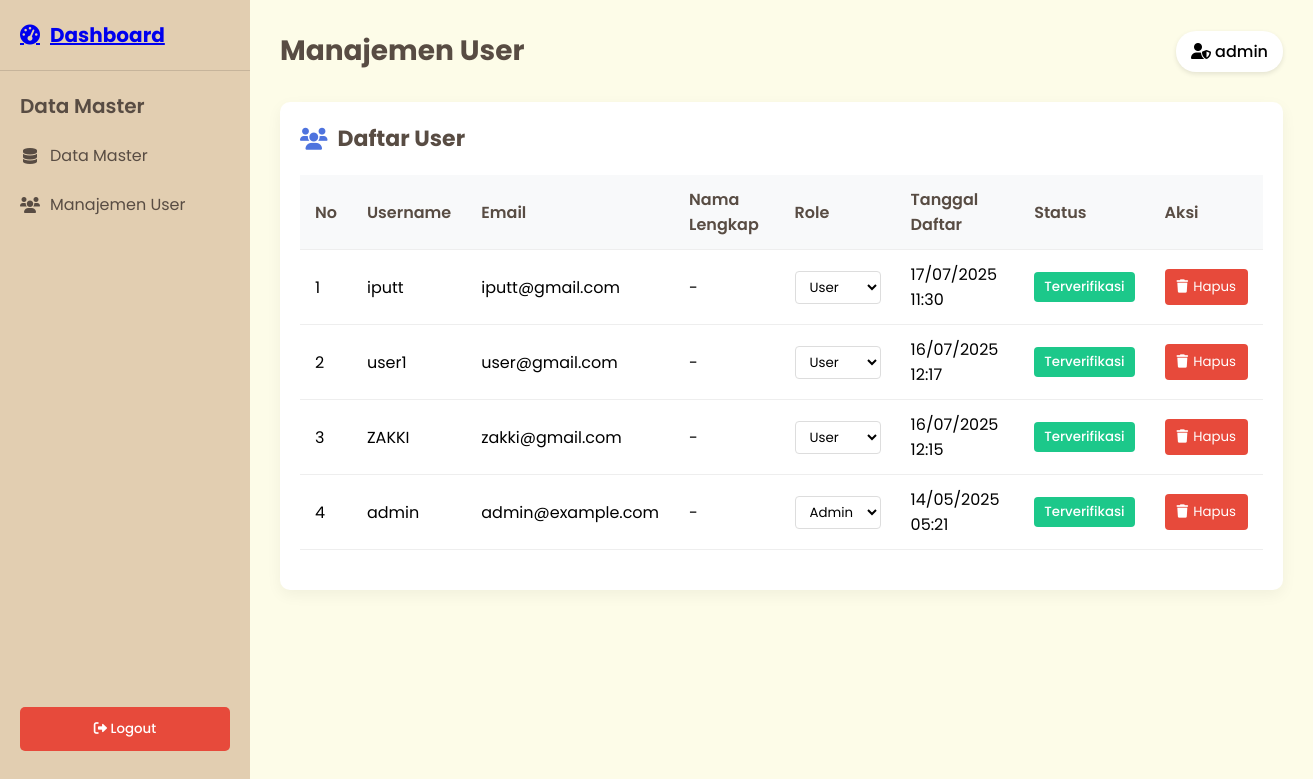
The page /flower_shop/admin/users.php (signed in) on the database its author committed.
### tables this page shows
CREATE TABLE `users` (
  `id` int(11) NOT NULL,
  `username` varchar(50) NOT NULL,
  `password` varchar(255) NOT NULL,
  `email` varchar(100) NOT NULL,
  `full_name` varchar(100) DEFAULT NULL,
  `profile_picture` varchar(255) DEFAULT NULL,
  `created_at` timestamp NOT NULL DEFAULT current_timestamp(),
  `updated_at` timestamp NOT NULL DEFAULT current_timestamp() ON UPDATE current_timestamp(),
  `role` enum('user','admin') DEFAULT 'user',
  `is_verified` tinyint(1) DEFAULT 0
);

### flower_shop/admin/users.php (the view, shortened to what this page needs)
<?php
require __DIR__.'/../config/database.php';
try {
    $stmt = $pdo->query("SELECT id, username, email, full_name, role, created_at, is_verified FROM users ORDER BY created_at DESC");
    $users = $stmt->fetchAll(PDO::FETCH_ASSOC);
} catch (PDOException $e) {
    $error = "Gagal mengambil data user: " . $e->getMessage();
    $users = [];
}
?>
<!DOCTYPE html>
<html lang="en">
<head>
    <link rel="stylesheet" href="https://cdnjs.cloudflare.com/ajax/libs/font-awesome/6.0.0/css/all.min.css">
    <link rel="stylesheet" href="../assets/css/admin.css">
</head>
<body>
    <div class="sidebar">
    <div class="sidebar-header">
        <a href="dashboard.php" class="dashboard-link">
            <h2><i class="fas fa-tachometer-alt"></i> <span>Dashboard</span></h2>
        </a>
    </div>
        <div class="sidebar-menu">
            <div class="menu-title">Data Master</div>
            <div class="menu-item" onclick="toggleSubmenu('data-master')">
                <i class="fas fa-database"></i> <span>Data Master</span>
            </div>
            <div class="menu-item active">
                <i class="fas fa-users"></i> <span>Manajemen User</span>
            </div>
            <button class="logout-btn" onclick="window.location.href='logout.php'">
                <i class="fas fa-sign-out-alt"></i> <span>Logout</span>
            </button>
        </div>
    </div>
    <div class="main-content">
        <div class="header">
            <h1>Manajemen User</h1>
            <div class="user-info">
                <i class="fas fa-user-shield"></i> <?php echo htmlspecialchars($_SESSION['username'] ?? 'Admin'); ?>
            </div>
        </div>
        <div class="data-section">
            <h2><i class="fas fa-users"></i> Daftar User</h2>
            <div class="table-responsive">
                <table class="data-table">
                    <thead>
                        <tr>
                            <th>No</th>
                            <th>Username</th>
                            <th>Email</th>
                            <th>Nama Lengkap</th>
                            <th>Role</th>
                            <th>Tanggal Daftar</th>
                            <th>Status</th>
                            <th>Aksi</th>
                        </tr>
                    </thead>
                    <tbody>
                        <?php foreach ($users as $index => $user): ?>
                            <tr>
                                <td><?= $index + 1 ?></td>
                                <td><?= htmlspecialchars($user['username']) ?></td>
                                <td><?= htmlspecialchars($user['email']) ?></td>
                                <td><?= htmlspecialchars($user['full_name'] ?? '-') ?></td>
                                <td>
                                    <form method="POST" class="role-form">
                                        <select name="role" class="role-select" onchange="this.form.submit()">
                                            <option value="admin" <?= $user['role'] === 'admin' ? 'selected' : '' ?>>Admin</option>
                                            <option value="user" <?= $user['role'] === 'user' ? 'selected' : '' ?>>User</option>
                                        </select>
                                    </form>
                                </td>
                                <td><?= date('d/m/Y H:i', strtotime($user['created_at'])) ?></td>
                                <td>
                                    <form method="POST">
                                        <button type="submit" name="toggle_status" class="status-btn <?= $user['is_verified'] ? 'active' : 'inactive' ?>">
                                            <?= $user['is_verified'] ? 'Terverifikasi' : 'Belum Verifikasi' ?>
                                        </button>
                                    </form>
                                </td>
                                <td>
                                    <form method="POST" onsubmit="return confirm('Apakah Anda yakin ingin menghapus user ini?')">
                                        <button type="submit" name="delete_user" class="btn btn-delete">
                                            <i class="fas fa-trash"></i> Hapus
                                        </button>
                                    </form>
                                </td>
                            </tr>
                        <?php endforeach; ?>
                    </tbody>
                </table>
            </div>
        </div>
    </div>
</body>
</html>

### flower_shop/assets/css/admin.css (style rules this page uses)
:root { --sidebar-bg: #E2CEB1; --main-bg: #FDFCE8; --text-dark: #584C43; --text-light: #FFFFFF; --accent-color: #4E73DE; --danger-color: #E74A3B; --success-color: #1CC88A; }
* { margin: 0; padding: 0; box-sizing: border-box; font-family: 'Poppins', sans-serif; }
body { display: flex; min-height: 100vh; background-color: var(--main-bg); overflow-x: hidden; }
.sidebar { width: 250px; background-color: var(--sidebar-bg); color: var(--text-dark); height: 100vh; position: fixed; padding: 20px 0; transition: all 0.3s ease-in-out; z-index: 1050; overflow-y: auto; -webkit-overflow-scrolling: touch; }
.sidebar-header { padding: 0 20px 20px; border-bottom: 1px solid rgba(88, 76, 67, 0.2); }
.sidebar-header h2 { font-size: 20px; font-weight: 700; display: flex; align-items: center; gap: 10px; }
.sidebar-menu { margin-top: 20px; position: relative; min-height: calc(100vh - 120px); }
.menu-item { padding: 12px 20px; cursor: pointer; transition: all 0.3s; display: flex; align-items: center; color: var(--text-dark); }
.menu-item i { margin-right: 10px; width: 20px; text-align: center; }
.menu-title { font-size: 20px; font-weight: 600; margin: 20px 20px 10px; color: var(--text-dark); }
.logout-btn { position: absolute; bottom: 20px; left: 20px; right: 20px; padding: 12px; background-color: var(--danger-color); color: var(--text-light); border: none; border-radius: 5px; cursor: pointer; text-align: center; font-weight: 500; transition: all 0.3s; text-decoration: none; display: block; }
.main-content { flex: 1; margin-left: 250px; padding: 30px; transition: all 0.3s ease-in-out; }
.header { display: flex; justify-content: space-between; align-items: center; margin-bottom: 30px; flex-wrap: wrap; gap: 15px; }
.header h1 { color: var(--text-dark); font-size: 28px; }
.user-info { background-color: white; padding: 8px 15px; border-radius: 20px; box-shadow: 0 2px 5px rgba(0,0,0,0.1); font-weight: 500; }
.data-section { background-color: white; padding: 20px; border-radius: 10px; box-shadow: 0 5px 15px rgba(0,0,0,0.05); margin-bottom: 30px; overflow-x: auto; }
.data-section h2 { color: var(--text-dark); margin-bottom: 20px; font-size: 22px; display: flex; align-items: center; gap: 10px; }
.data-section h2 i { color: var(--accent-color); }
.data-table, .user-table { width: 100%; border-collapse: collapse; margin-bottom: 20px; min-width: 600px; }
.data-table th, .data-table td, .user-table th, .user-table td { padding: 12px 15px; border-bottom: 1px solid #eee; text-align: left; vertical-align: middle; }
.data-table th, .user-table th { background-color: #f8f9fa; font-weight: 600; color: var(--text-dark); }
.btn { padding: 8px 12px; border-radius: 4px; cursor: pointer; display: inline-flex; align-items: center; gap: 5px; text-decoration: none; transition: all 0.3s; white-space: nowrap; }
.btn-delete { background-color: var(--danger-color); color: white; border: none; }
.role-form { display: inline; }
.role-select { padding: 5px 10px; border-radius: 4px; border: 1px solid #ddd; background-color: white; cursor: pointer; transition: all 0.3s; }
.status-btn { padding: 5px 10px; border-radius: 4px; border: none; cursor: pointer; font-weight: 500; transition: all 0.3s; }
.status-btn.active { background-color: var(--success-color); color: white; }

### rows shown on the page
users: username "iputt", email "iputt@gmail.com", full_name "-", role "User", created_at "17/07/2025 11:30", is_verified "Terverifikasi"
users: username "user1", email "user@gmail.com", full_name "-", role "User", created_at "16/07/2025 12:17", is_verified "Terverifikasi"
users: username "ZAKKI", email "zakki@gmail.com", full_name "-", role "User", created_at "16/07/2025 12:15", is_verified "Terverifikasi"
users: username "admin", email "admin@example.com", full_name "-", role "Admin", created_at "14/05/2025 05:21", is_verified "Terverifikasi"

### other values the page prints
$_SESSION['username'] "admin"
